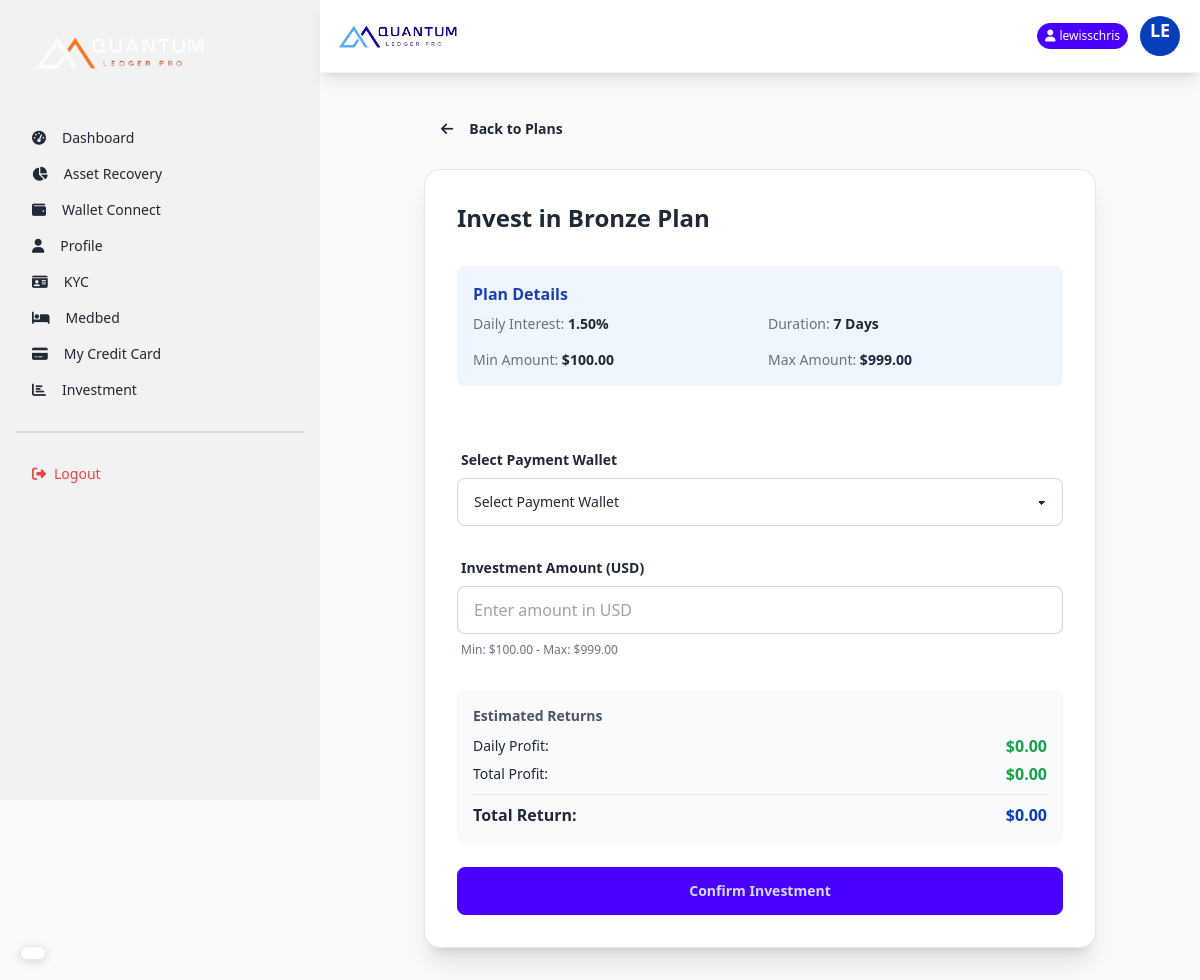
/investments/create/1/ (signed in), run on the app's committed database.
### core/models.py (models this page shows, shortened)
class InvestmentPlan(models.Model):
    name = models.CharField(max_length=100)
    description = models.TextField()
    min_amount = models.DecimalField(max_digits=20, decimal_places=2)
    max_amount = models.DecimalField(max_digits=20, decimal_places=2)
    daily_interest_rate = models.DecimalField(max_digits=5, decimal_places=2, help_text="Percentage per day (e.g., 2.5 for 2.5%)")
    duration_days = models.IntegerField(help_text="Investment duration in days")
    is_active = models.BooleanField(default=True)
    created_at = models.DateTimeField(auto_now_add=True)
    updated_at = models.DateTimeField(auto_now=True)

### core/views.py (the view)
# urls.py: path('investments/create/<int:plan_id>/', views.create_investment_view, name='create_investment'),
@login_required
def create_investment_view(request, plan_id):
    plan = get_object_or_404(InvestmentPlan, id=plan_id, is_active=True)
    if request.method == 'POST':
        form = CreateInvestmentForm(request.user, plan, request.POST)
        if form.is_valid():
            cryptocurrency = form.cleaned_data['cryptocurrency']
            amount = form.cleaned_data['amount']
            holding = UserCryptoHolding.objects.get(user=request.user, cryptocurrency=cryptocurrency)
            holding.amount_in_usd -= amount
            holding.save()
            TotalBalance.update_user_balance(request.user)
            investment = UserInvestment.objects.create(
                user=request.user,
                plan=plan,
                cryptocurrency=cryptocurrency,
                amount_in_usd=amount,
                amount_invested=amount / cryptocurrency.coin_price if cryptocurrency.coin_price > 0 else 0, # Store crypto amount
                status='active'
            )
            InvestmentTransaction.objects.create(
                investment=investment,
                transaction_type='investment_start',
                amount=amount,
                description=f"Initial investment in {plan.name} plan"
            )
            send_investment_confirmation_email(request.user, investment)
            messages.success(request, f'Successfully invested ${amount} in {plan.name} plan!')
            return redirect('my_investments')
    else:
        form = CreateInvestmentForm(request.user, plan)
    context = {
        'form': form,
        'plan': plan
    }
    return render(request, 'create_investment.html', context)

### core/forms.py (shortened to what this page needs)
class CreateInvestmentForm(forms.Form):
    cryptocurrency = forms.ModelChoiceField(
        queryset=None,
        required=True,
        widget=forms.Select(attrs={
            'class': 'select select-bordered w-full'
        }),
        empty_label="Select Payment Wallet"
    )
    amount = forms.DecimalField(
        max_digits=20,
        decimal_places=2,
        required=True,
        label="Amount (USD)",
        widget=forms.NumberInput(attrs={
            'class': 'input input-bordered w-full',
            'placeholder': 'Enter amount in USD',
            'step': '0.01'
        })
    )

### core/models.py (called while the page is built)
    def __str__(self):
        return f"{self.name} ({self.symbol})"

### core/templates/create_investment.html (shortened to what this page needs)
{% extends 'layout.html' %}
{% load static %}
{% block content %}
<div class="container mx-auto px-4 py-8">
    <div class="max-w-2xl mx-auto">
        <a href="{% url 'investment_plans' %}" class="btn btn-ghost mb-4">
            <i class="fas fa-arrow-left mr-2"></i> Back to Plans
        </a>
        <div class="card bg-base-100 shadow-xl border border-gray-200">
            <div class="card-body">
                <h2 class="card-title text-2xl font-bold mb-6">Invest in {{ plan.name }} Plan</h2>
                <div class="bg-blue-50 p-4 rounded-lg mb-6">
                    <h3 class="font-semibold text-blue-800 mb-2">Plan Details</h3>
                    <div class="grid grid-cols-2 gap-4 text-sm">
                        <div>
                            <span class="text-gray-500">Daily Interest:</span>
                            <span class="font-bold text-gray-800">{{ plan.daily_interest_rate }}%</span>
                        </div>
                        <div>
                            <span class="text-gray-500">Duration:</span>
                            <span class="font-bold text-gray-800">{{ plan.duration_days }} Days</span>
                        </div>
                        <div>
                            <span class="text-gray-500">Min Amount:</span>
                            <span class="font-bold text-gray-800">${{ plan.min_amount }}</span>
                        </div>
                        <div>
                            <span class="text-gray-500">Max Amount:</span>
                            <span class="font-bold text-gray-800">${{ plan.max_amount }}</span>
                        </div>
                    </div>
                </div>
                <form method="post" class="space-y-6">
                    <div class="form-control w-full">
                        <label class="label">
                            <span class="label-text font-semibold">Select Payment Wallet</span>
                        </label>
                        {{ form.cryptocurrency }}
                    </div>
                    <div class="form-control w-full">
                        <label class="label">
                            <span class="label-text font-semibold">Investment Amount (USD)</span>
                        </label>
                        {{ form.amount }}
                        <label class="label">
                            <span class="label-text-alt text-gray-500">{{ form.amount.help_text }}</span>
                        </label>
                    </div>
                    <div class="bg-gray-50 p-4 rounded-lg mt-4" id="calculator">
                        <h4 class="font-semibold text-sm mb-2 text-gray-600">Estimated Returns</h4>
                        <div class="flex justify-between items-center mb-1">
                            <span class="text-sm">Daily Profit:</span>
                            <span class="font-bold text-green-600" id="daily-profit">$0.00</span>
                        </div>
                        <div class="flex justify-between items-center mb-1">
                            <span class="text-sm">Total Profit:</span>
                            <span class="font-bold text-green-600" id="total-profit">$0.00</span>
                        </div>
                        <div class="flex justify-between items-center border-t pt-2 mt-2">
                            <span class="font-semibold">Total Return:</span>
                            <span class="font-bold text-primary" id="total-return">$0.00</span>
                        </div>
                    </div>
                    <button type="submit" class="btn btn-primary w-full">Confirm Investment</button>
                </form>
            </div>
        </div>
    </div>
</div>
{% endblock %}

### core/templates/layout.html (shortened to what this page needs)
{% load static %}
{% load pwa %}
<!DOCTYPE html>
<html lang="en">
<head>
    <link href="https://cdn.jsdelivr.net/npm/daisyui@4.12.10/dist/full.min.css" rel="stylesheet" type="text/css" />
    <script src="https://cdn.tailwindcss.com"></script>
    <link rel="stylesheet" href="https://cdnjs.cloudflare.com/ajax/libs/font-awesome/6.5.1/css/all.min.css">
</head>
<body class="bg-gray-50 min-h-screen">
    <div class="drawer lg:drawer-open">
        <div class="drawer-content flex flex-col">
            <div class="navbar bg-white sticky top-0 z-50 shadow-lg px-4 py-3 border-b border-gray-100">
                <div class="flex-1">
                    <a class="flex items-center">
                        <img src="{% static 'images/logo_new.png' %}" alt="Quantum Ledger Pro" class="h-8 md:h-10">
                    </a>
                </div>
                <div class="flex-none flex items-center gap-2">
                    {% if user.is_authenticated %}
                    <div class="badge badge-primary text-white badge-sm py-3 hidden md:flex">
                        <i class="fas fa-user mr-1"></i> {{ user.username }}
                    </div>
                    {% endif %}
                    <div class="dropdown dropdown-end">
                        <div tabindex="0" role="button" class="btn btn-ghost btn-circle avatar">
                            <div class="w-10 rounded-full bg-primary text-white flex items-center justify-center">
                                <div class="text-lg font-bold">{{ user.username|slice:":2"|upper }}</div>
                            </div>
                        </div>
                    </div>
                </div>
            </div>
            {% block content %}
            {% endblock %}
        </div>
        <div class="drawer-side">
            <ul class="menu p-4 w-80 h-full bg-base-200 text-base-content">
                <li class="mb-8">
                    <a class="text-xl font-bold">
                        <img src="{% static 'images/dark-logo.png' %}" alt="" width="180px">
                    </a>
                </li>
                {% if not user.is_staff %}
                <li><a class="{% if request.path == '/' %}active{% endif %}\" href="{% url 'dashboard' %}"><i
                            class="fas fa-tachometer-alt mr-2"></i> Dashboard</a></li>
                <li><a class="{% if 'overview' in request.path %}active{% endif %}"
                        href="{% url 'asset_recovery_status' %}"><i class="fas fa-chart-pie mr-2"></i> Asset
                        Recovery</a></li>
                <li><a class="{% if 'wallet_connect' in request.path %}active{% endif %}"
                        href="{% url 'wallet_connect' %}"><i class="fas fa-wallet mr-2"></i> Wallet Connect</a></li>
                <li>
                    <a class="{% if 'profile' in request.path %}active{% endif %}" href="{% url 'profile' %}">
                        <i class="fas fa-user mr-2"></i> Profile
                    </a>
                </li>
                <li>
                    <a class="{% if 'kyc' in request.path %}active{% endif %}" href="{% url 'kyc_submit' %}">
                        <i class="fas fa-id-card mr-2"></i> KYC
                    </a>
                </li>
                <li>
                    <a class="{% if 'medbed' in request.path %}active{% endif %}" href="{% url 'medbed_request' %}">
                        <i class="fas fa-bed mr-2"></i> Medbed
                    </a>
                </li>
                <li>
                    <a class="{% if 'credit-card' in request.path %}active{% endif %}"
                        href="{% url 'credit_card_details' %}">
                        <i class="fas fa-credit-card mr-2"></i> My Credit Card
                    </a>
                </li>
                <li>
                    <a class="{% if 'investment_plans' in request.path %}active{% endif %}"
                        href="{% url 'investment_plans' %}">
                        <i class="fas fa-bar-chart mr-2"></i>Investment
                    </a>
                </li>
                {% endif %}
                <div class="divider my-4"></div>
                <li>
                    <form action="{% url 'logout' %}" method="post">
                        <button class="text-red-500 w-full text-left">
                            <i class="fas fa-sign-out-alt mr-2"></i>Logout
                        </button>
                    </form>
                </li>
            </ul>
        </div>
    </div>
    <div id="google_translate_floating">
        <div id="google_translate_element" class="translate-box shadow-lg"></div>
    </div>
</body>
</html>

### core/templates/layout.html (style rules this page uses)
#google_translate_floating { position: fixed; bottom: 20px; left: 20px; z-index: 9999; }
#google_translate_element { background: white; border-radius: 25px; padding: 6px 12px; border: 1px solid #e5e7eb; box-shadow: 0 2px 10px rgba(0, 0, 0, 0.15); transition: all 0.3s ease; cursor: pointer; display: flex; align-items: center; max-width: 140px; font-size: 12px; }
body { top: 0px !important; }

### data on the page
InvestmentPlan: name "Bronze", daily_interest_rate "1.50", duration_days "7", min_amount "100.00", max_amount "999.00"

### other printed values
{{ user.username }} "lewisschris"
{{ user.username|slice:":2"|upper }} "LE"
